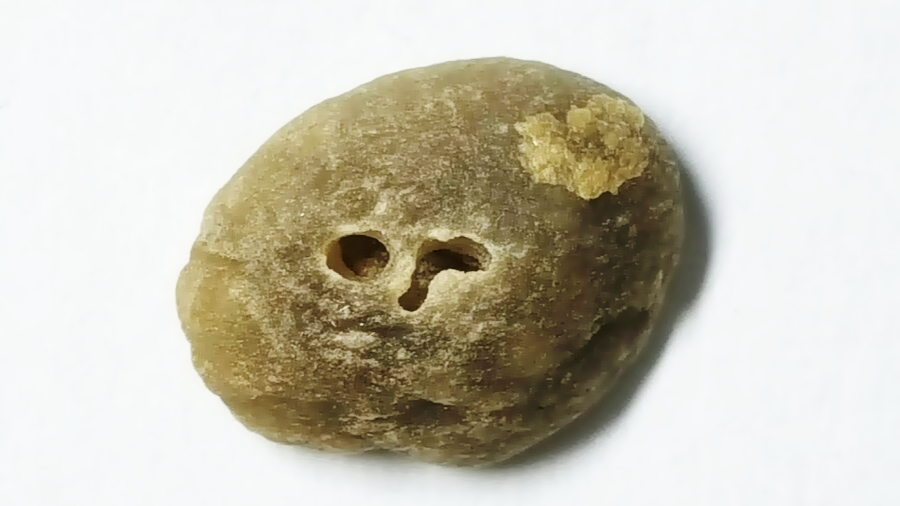
#> input picture Coffee_Inspection_Work/research_notebook/hwan_opencv/init_opencv/image/insect_damage.jpg, 900 x 506 px, found by its file name
$ python 'OpenCV_ch11_역상.py'
#> lines starting #> are read from the running program, lines starting #| are printed output that depends on the picture
# Main Code

import cv2

src = cv2.imread('./data/insect_damage.jpg', cv2.IMREAD_COLOR)
#> src is the input picture: shape (506, 900, 3); mean B, G, R 182.4, 197.5, 201.3

# cv2.bitwise_not(원본 이미지)
dst = cv2.bitwise_not(src)
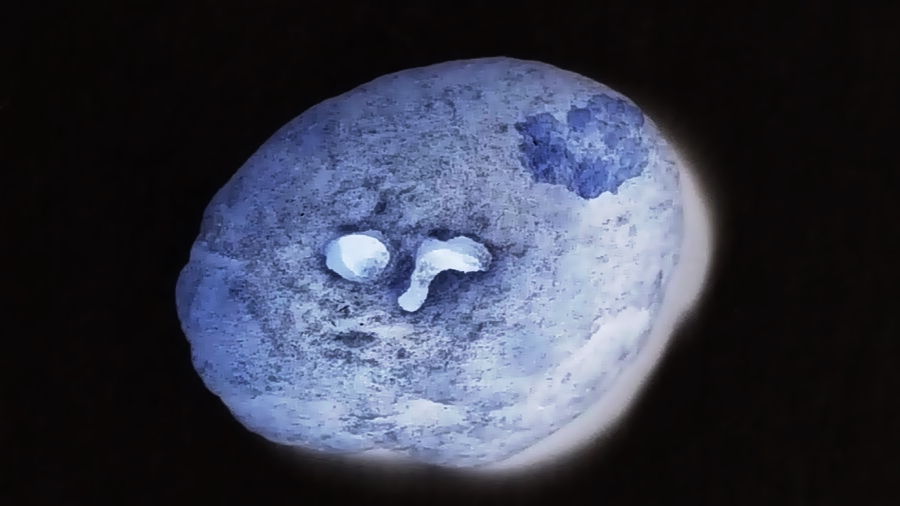
#> dst: shape (506, 900, 3); mean B, G, R 72.6, 57.5, 53.7

cv2.imshow('src', src)
cv2.imshow('dst', dst)
cv2.waitKey(0)
cv2.destroyAllWindows()

$ run again, with Coffee_Inspection_Work/research_notebook/hwan_opencv/init_opencv/image/obama.jpg copied over Coffee_Inspection_Work/research_notebook/hwan_opencv/init_opencv/image/insect_damage.jpg
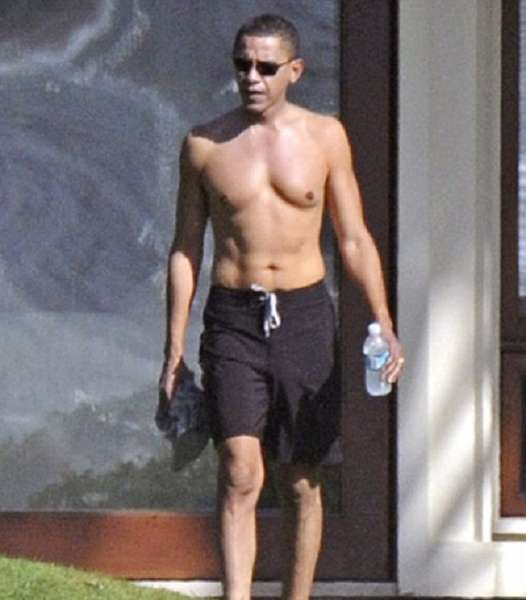
#> input picture Coffee_Inspection_Work/research_notebook/hwan_opencv/init_opencv/image/obama.jpg, 526 x 600 px, found by its file name
#> src is the input picture: shape (600, 526, 3); mean B, G, R 111.1, 110.5, 119.5
#> `dst = cv2.bitwise_not(src)`:
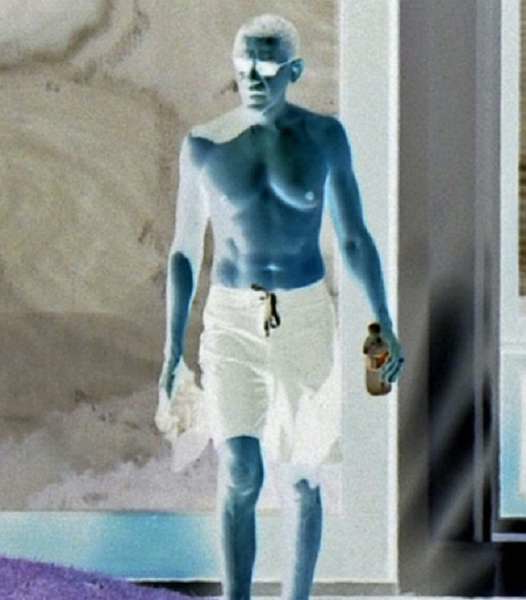
#> dst: shape (600, 526, 3); mean B, G, R 143.9, 144.5, 135.5
